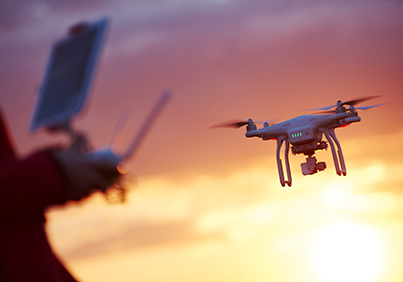
#> input picture opencv4/dron.jpg, 403 x 282 px, found by its file name
$ python affinetransformation.py
#> lines starting #> are read from the running program, lines starting #| are printed output that depends on the picture
import cv2
import numpy as np

img=cv2.imread("dron.jpg")
#> img is the input picture: shape (282, 403, 3); mean B, G, R 123.4, 135.5, 176

print(img.shape)
#| (282, 403, 3)

rows,cols=img.shape[:2]
#> rows = 282; cols = 403

src_points=np.float32([
    [0, 0],
    [cols-1, 0],
    [0, rows-1]
])
#> src_points = [[0, 0], [402, 0], [0, 281]]

dst_points=np.float32([
    [0, 0],
    [int(0.6*(cols-1)), 0],
    [int(0.4*(cols-1)), rows-1]
])
#> dst_points = [[0, 0], [241, 0], [160, 281]]

affine_matrix=cv2.getAffineTransform(src_points,dst_points)
#> affine_matrix = [[0.6, 0.569, 0], [0, 1, 0]]
img_output=cv2.warpAffine(img,affine_matrix,(cols,rows))
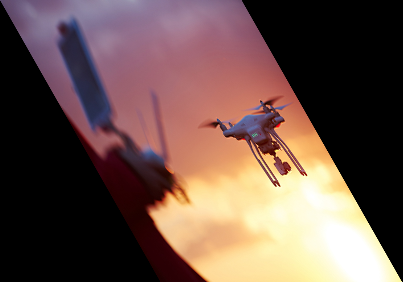
#> img_output: shape (282, 403, 3); mean B, G, R 74, 81.3, 105.5

cv2.imshow("img",img)
cv2.imshow("img_output",img_output)
cv2.waitKey()
cv2.destroyAllWindows()
